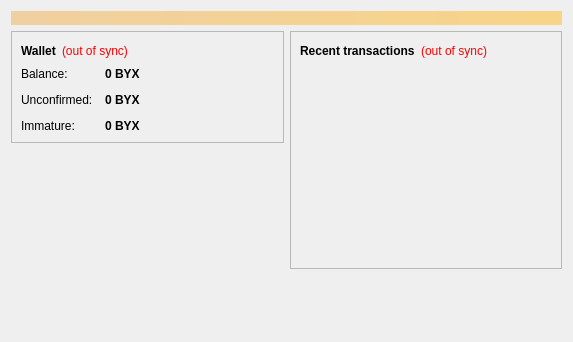
<?xml version="1.0" encoding="UTF-8"?>
<ui version="4.0">
 <class>OverviewPage</class>
 <widget class="QWidget" name="OverviewPage">
  <property name="geometry">
   <rect>
    <x>0</x>
    <y>0</y>
    <width>573</width>
    <height>342</height>
   </rect>
  </property>
  <property name="windowTitle">
   <string>Form</string>
  </property>
  <layout class="QVBoxLayout" name="topLayout">
   <item>
    <widget class="QLabel" name="labelAlerts">
     <property name="visible">
      <bool>false</bool>
     </property>
     <property name="styleSheet">
      <string notr="true">background-color: qlineargradient(x1: 0, y1: 0, x2: 1, y2: 0, stop:0 #F0D0A0, stop:1 #F8D488); color:#000000;</string>
     </property>
     <property name="wordWrap">
      <bool>true</bool>
     </property>
     <property name="margin">
      <number>3</number>
     </property>
    </widget>
   </item>
   <item>
    <layout class="QHBoxLayout" name="horizontalLayout" stretch="1,1">
     <item>
      <layout class="QVBoxLayout" name="verticalLayout_2">
       <item>
        <widget class="QFrame" name="frame">
         <property name="frameShape">
          <enum>QFrame::StyledPanel</enum>
         </property>
         <property name="frameShadow">
          <enum>QFrame::Raised</enum>
         </property>
         <layout class="QVBoxLayout" name="verticalLayout_4">
          <item>
           <layout class="QHBoxLayout" name="horizontalLayout_4">
            <item>
             <widget class="QLabel" name="label_5">
              <property name="font">
               <font>
                <weight>75</weight>
                <bold>true</bold>
               </font>
              </property>
              <property name="text">
               <string>Wallet</string>
              </property>
             </widget>
            </item>
            <item>
             <widget class="QLabel" name="labelWalletStatus">
              <property name="toolTip">
               <string>The displayed information may be out of date. Your wallet automatically synchronizes with the Pesobyte network after a connection is established, but this process has not completed yet.</string>
              </property>
              <property name="styleSheet">
               <string notr="true">QLabel { color: red; }</string>
              </property>
              <property name="text">
               <string notr="true">(out of sync)</string>
              </property>
              <property name="alignment">
               <set>Qt::AlignLeading|Qt::AlignLeft|Qt::AlignVCenter</set>
              </property>
             </widget>
            </item>
            <item>
             <spacer name="horizontalSpacer_2">
              <property name="orientation">
               <enum>Qt::Horizontal</enum>
              </property>
              <property name="sizeHint" stdset="0">
               <size>
                <width>40</width>
                <height>20</height>
               </size>
              </property>
             </spacer>
            </item>
           </layout>
          </item>
          <item>
           <layout class="QFormLayout" name="formLayout_2">
            <property name="fieldGrowthPolicy">
             <enum>QFormLayout::AllNonFixedFieldsGrow</enum>
            </property>
            <property name="horizontalSpacing">
             <number>12</number>
            </property>
            <property name="verticalSpacing">
             <number>12</number>
            </property>
            <item row="0" column="0">
             <widget class="QLabel" name="label">
              <property name="text">
               <string>Balance:</string>
              </property>
             </widget>
            </item>
            <item row="0" column="1">
             <widget class="QLabel" name="labelBalance">
              <property name="font">
               <font>
                <weight>75</weight>
                <bold>true</bold>
               </font>
              </property>
              <property name="cursor">
               <cursorShape>IBeamCursor</cursorShape>
              </property>
              <property name="toolTip">
               <string>Your current balance</string>
              </property>
              <property name="text">
               <string notr="true">0 BYX</string>
              </property>
              <property name="textInteractionFlags">
               <set>Qt::LinksAccessibleByMouse|Qt::TextSelectableByKeyboard|Qt::TextSelectableByMouse</set>
              </property>
             </widget>
            </item>
            <item row="1" column="0">
             <widget class="QLabel" name="label_3">
              <property name="text">
               <string>Unconfirmed:</string>
              </property>
             </widget>
            </item>
            <item row="1" column="1">
             <widget class="QLabel" name="labelUnconfirmed">
              <property name="font">
               <font>
                <weight>75</weight>
                <bold>true</bold>
               </font>
              </property>
              <property name="cursor">
               <cursorShape>IBeamCursor</cursorShape>
              </property>
              <property name="toolTip">
               <string>Total of transactions that have yet to be confirmed, and do not yet count toward the current balance</string>
              </property>
              <property name="text">
               <string notr="true">0 BYX</string>
              </property>
              <property name="textInteractionFlags">
               <set>Qt::LinksAccessibleByMouse|Qt::TextSelectableByKeyboard|Qt::TextSelectableByMouse</set>
              </property>
             </widget>
            </item>
            <item row="2" column="0">
             <widget class="QLabel" name="labelImmatureText">
              <property name="text">
               <string>Immature:</string>
              </property>
             </widget>
            </item>
            <item row="2" column="1">
             <widget class="QLabel" name="labelImmature">
              <property name="font">
               <font>
                <weight>75</weight>
                <bold>true</bold>
               </font>
              </property>
              <property name="toolTip">
               <string>Mined balance that has not yet matured</string>
              </property>
              <property name="text">
               <string notr="true">0 BYX</string>
              </property>
              <property name="textInteractionFlags">
               <set>Qt::LinksAccessibleByMouse|Qt::TextSelectableByKeyboard|Qt::TextSelectableByMouse</set>
              </property>
             </widget>
            </item>
           </layout>
          </item>
         </layout>
        </widget>
       </item>
       <item>
        <spacer name="verticalSpacer">
         <property name="orientation">
          <enum>Qt::Vertical</enum>
         </property>
         <property name="sizeHint" stdset="0">
          <size>
           <width>20</width>
           <height>40</height>
          </size>
         </property>
        </spacer>
       </item>
      </layout>
     </item>
     <item>
      <layout class="QVBoxLayout" name="verticalLayout_3">
       <item>
        <widget class="QFrame" name="frame_2">
         <property name="frameShape">
          <enum>QFrame::StyledPanel</enum>
         </property>
         <property name="frameShadow">
          <enum>QFrame::Raised</enum>
         </property>
         <layout class="QVBoxLayout" name="verticalLayout">
          <item>
           <layout class="QHBoxLayout" name="horizontalLayout_2">
            <item>
             <widget class="QLabel" name="label_4">
              <property name="text">
               <string>&lt;b&gt;Recent transactions&lt;/b&gt;</string>
              </property>
             </widget>
            </item>
            <item>
             <widget class="QLabel" name="labelTransactionsStatus">
              <property name="toolTip">
               <string>The displayed information may be out of date. Your wallet automatically synchronizes with the Pesobyte network after a connection is established, but this process has not completed yet.</string>
              </property>
              <property name="styleSheet">
               <string notr="true">QLabel { color: red; }</string>
              </property>
              <property name="text">
               <string notr="true">(out of sync)</string>
              </property>
              <property name="alignment">
               <set>Qt::AlignRight|Qt::AlignTrailing|Qt::AlignVCenter</set>
              </property>
             </widget>
            </item>
            <item>
             <spacer name="horizontalSpacer">
              <property name="orientation">
               <enum>Qt::Horizontal</enum>
              </property>
              <property name="sizeHint" stdset="0">
               <size>
                <width>40</width>
                <height>20</height>
               </size>
              </property>
             </spacer>
            </item>
           </layout>
          </item>
          <item>
           <widget class="QListView" name="listTransactions">
            <property name="styleSheet">
             <string notr="true">QListView { background: transparent; }</string>
            </property>
            <property name="frameShape">
             <enum>QFrame::NoFrame</enum>
            </property>
            <property name="verticalScrollBarPolicy">
             <enum>Qt::ScrollBarAlwaysOff</enum>
            </property>
            <property name="horizontalScrollBarPolicy">
             <enum>Qt::ScrollBarAlwaysOff</enum>
            </property>
            <property name="selectionMode">
             <enum>QAbstractItemView::NoSelection</enum>
            </property>
           </widget>
          </item>
         </layout>
        </widget>
       </item>
       <item>
        <spacer name="verticalSpacer_2">
         <property name="orientation">
          <enum>Qt::Vertical</enum>
         </property>
         <property name="sizeHint" stdset="0">
          <size>
           <width>20</width>
           <height>40</height>
          </size>
         </property>
        </spacer>
       </item>
      </layout>
     </item>
    </layout>
   </item>
  </layout>
 </widget>
 <resources/>
 <connections/>
</ui>
